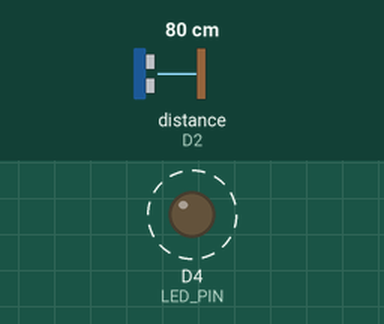
This sketch was run on a simulated ESP8266 (NodeMCU). Parts: output pins drawn as LEDs (lit = HIGH). Wiring (inferred from the names in the program): ultrasonic range finder: trigger D1; echo D2. Dashed ring = blinking. The test bench sets the inputs (shaded band); at power-on: distance to the obstacle (sensor on D2) 80 cm. The echo pulse lasts 58.3 µs per cm; pins used as bus, display or sensor lines are not drawn.

Above: at 1.9 s.
2.0 s: distance to the obstacle (sensor on D2) set to 2 cm
At 2.86 s:
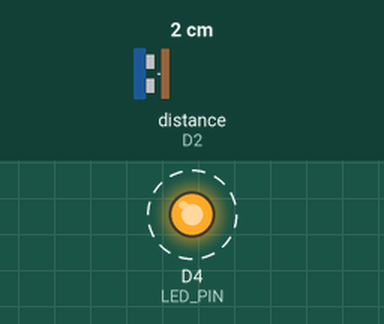
5.5 s: distance to the obstacle (sensor on D2) set to 18 cm
At 5.9 s:
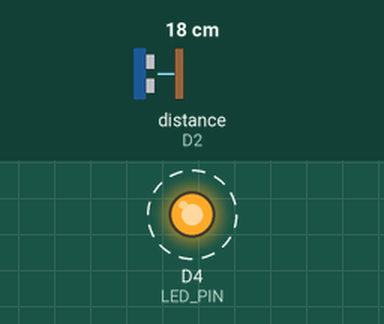
Timing chart, 0 to 15.0 s (numbered marks = the images above; inputs shaded):
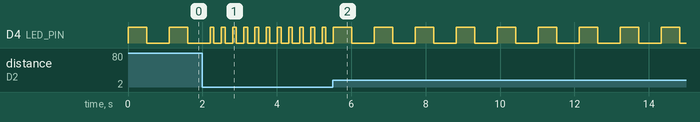

The sketch:

UltrasonicSensorTest.ino
```cpp
#define TRIG_PIN D1  // Trigger pin connected to D1 (GPIO5)
#define ECHO_PIN D2  // Echo pin connected to D2 (GPIO4)
#define LED_PIN LED_BUILTIN // Built-in LED pin on NodeMCU

#define DETECTION_DISTANCE 10 // Distance threshold in cm

void setup() {
  pinMode(TRIG_PIN, OUTPUT); // Set the trigger pin as output
  pinMode(ECHO_PIN, INPUT);  // Set the echo pin as input
  pinMode(LED_PIN, OUTPUT);   // Set the built-in LED pin as output
}

void loop() {
  long duration, distance;

  // Clear the trigger pin
  digitalWrite(TRIG_PIN, LOW);
  delayMicroseconds(2);

  // Set the trigger pin high for 10 microseconds
  digitalWrite(TRIG_PIN, HIGH);
  delayMicroseconds(10);
  digitalWrite(TRIG_PIN, LOW);

  // Read the echo pin and calculate the duration of the pulse
  duration = pulseIn(ECHO_PIN, HIGH);

  // Calculate the distance in cm (duration * 0.034 / 2)
  distance = duration * 0.034 / 2;

  // Check if the distance is within the detection threshold
  if (distance > 0 && distance < DETECTION_DISTANCE) {
    // Object detected within the threshold
    blinkLED(100); // Blink fast
  } else {
    // No object detected or out of range
    blinkLED(500); // Blink slow
  }

  delay(100); // Short delay before the next measurement
}

// Function to blink the LED
void blinkLED(int delayTime) {
  digitalWrite(LED_PIN, HIGH); // Turn the LED on
  delay(delayTime);            // Wait for the specified time
  digitalWrite(LED_PIN, LOW);  // Turn the LED off
  delay(delayTime);            // Wait for the specified time
}
```

Measured:
- after the input at 2.0 s, D4 (LED_PIN): alternates HIGH for 0.10 s and LOW for 0.20 s, starting after 0.31 s
- after the input at 5.5 s, D4 (LED_PIN): alternates HIGH for 0.50 s and LOW for 0.60 s, starting after 0.52 s
- by itself, D4 (LED_PIN): alternates HIGH for 0.50 s and LOW for 0.61 s
